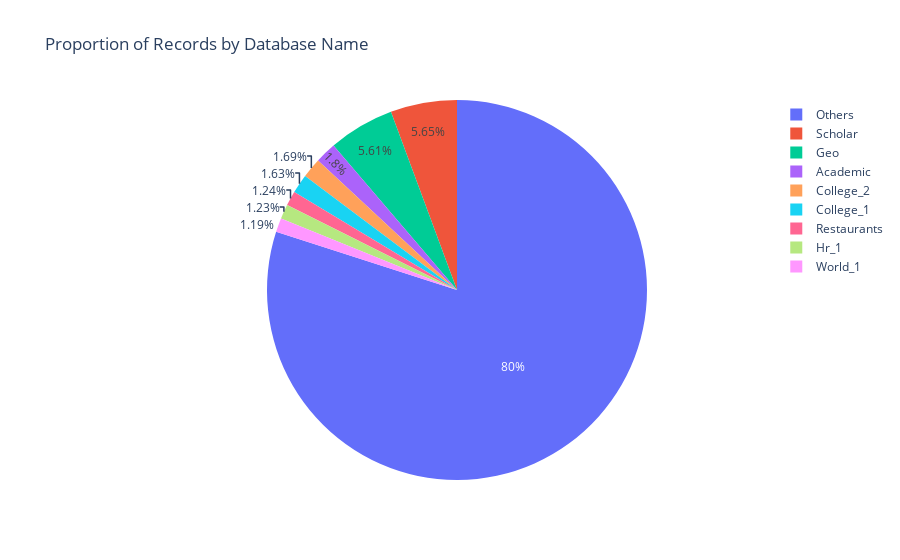

Source (notebook cell):
### Code cell
db_freqs = df['db'].value_counts(ascending=False)
top5_db_vals = db_freqs.iloc[:8].values.tolist() + [db_freqs.iloc[5:].sum()]
top5_db_labs = [lab.title() for lab in db_freqs.iloc[:8].index.tolist()] + ['Others']

fig = px.pie(values=top5_db_vals, names=top5_db_labs, title='Proportion of Records by Database Name')
fig

### Figure 1 — Plotly figure (JSON) as saved in the notebook; plotly's stock layout.template omitted (floating-point values rounded to 4 significant figures)
{"data": [{"domain": {"x": [0, 1], "y": [0, 1]}, "hovertemplate": "label=%{label}<br>value=%{value}<extra></extra>", "labels": ["Scholar", "Geo", "Academic", "College_2", "College_1", "Restaurants", "Hr_1", "World_1", "Others"], "legendgroup": "", "name": "", "showlegend": true, "type": "pie", "values": [569, 564, 181, 170, 164, 125, 124, 120, 8045]}], "layout": {"legend": {"tracegroupgap": 0}, "title": {"text": "Proportion of Records by Database Name"}}}
